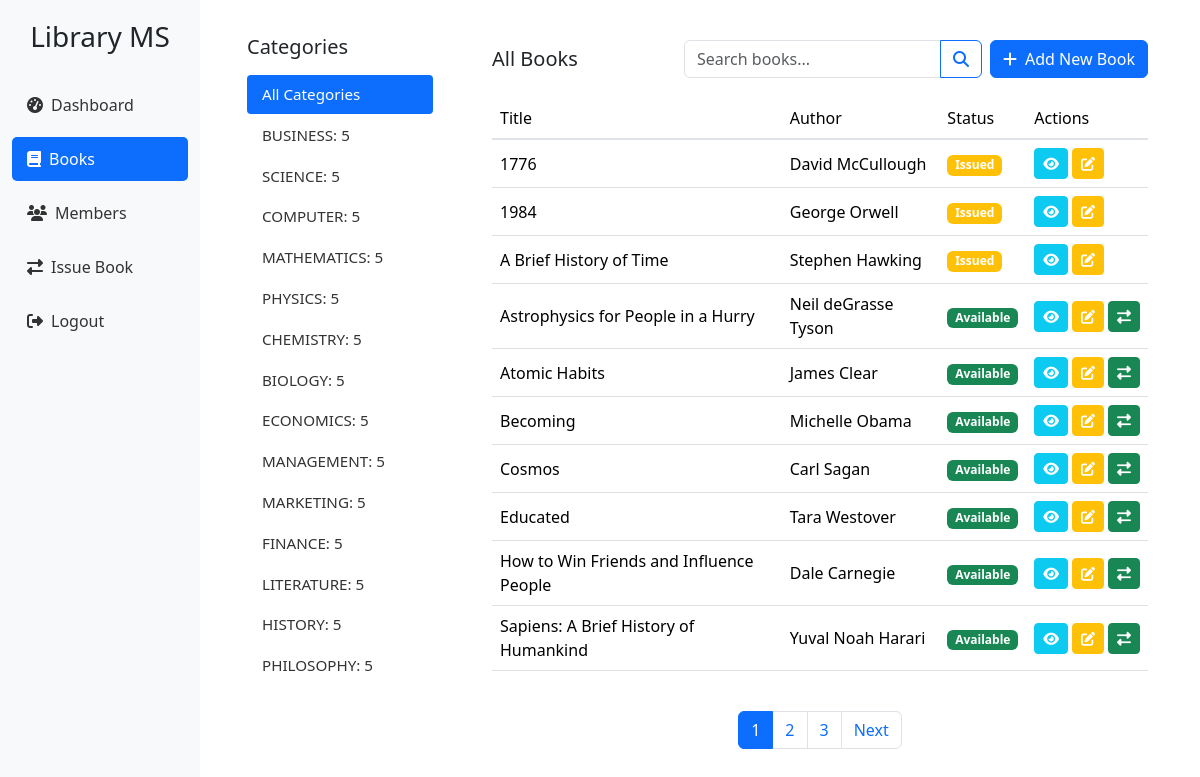
Screenshot of /library/books/ (signed in) with the database file from the repository.
### app/models.py (models this page shows, shortened)
class Book(models.Model):
    CATEGORY_CHOICES = [
        ('BUSINESS', 'BUSINESS: 5'),
        ('SCIENCE', 'SCIENCE: 5'),
        ('COMPUTER', 'COMPUTER: 5'),
        ('MATHEMATICS', 'MATHEMATICS: 5'),
        ('PHYSICS', 'PHYSICS: 5'),
        ('CHEMISTRY', 'CHEMISTRY: 5'),
        ('BIOLOGY', 'BIOLOGY: 5'),
        ('ECONOMICS', 'ECONOMICS: 5'),
        ('MANAGEMENT', 'MANAGEMENT: 5'),
        ('MARKETING', 'MARKETING: 5'),
        ('FINANCE', 'FINANCE: 5'),
        ('LITERATURE', 'LITERATURE: 5'),
        ('HISTORY', 'HISTORY: 5'),
        ('PHILOSOPHY', 'PHILOSOPHY: 5'),
    ]
    STATUS_CHOICES = [
        ('AVAILABLE', 'Available'),
        ('ISSUED', 'Issued'),
    ]
    title = models.CharField(max_length=200)
    isbn = models.CharField(max_length=13, unique=True)
    category = models.CharField(max_length=20, choices=CATEGORY_CHOICES)
    author = models.CharField(max_length=100)
    status = models.CharField(max_length=20, choices=STATUS_CHOICES, default='AVAILABLE')
    added_date = models.DateTimeField(auto_now_add=True)
    description = models.TextField(blank=True, null=True)
    publisher = models.CharField(max_length=200, blank=True, null=True)
    publication_year = models.IntegerField(blank=True, null=True)
    edition = models.CharField(max_length=50, blank=True, null=True)
    class Meta:
        ordering = ['title']
        verbose_name = 'Book'
        verbose_name_plural = 'Books'

### app/views.py (the view)
# urls.py: path('books/', views.BookListView.as_view(), name='book-list'),
class BookListView(LoginRequiredMixin, ListView):
    model = Book
    template_name = 'app/book_list.html'
    context_object_name = 'books'
    paginate_by = 10
    def get_queryset(self):
        queryset = Book.objects.all()
        category = self.request.GET.get('category')
        if category:
            queryset = queryset.filter(category=category)
        query = self.request.GET.get('q')
        if query:
            queryset = queryset.filter(
                Q(title__icontains=query) |
                Q(author__icontains=query) |
                Q(isbn__icontains=query)
            )
        return queryset.order_by('title')
    def get_context_data(self, **kwargs):
        context = super().get_context_data(**kwargs)
        current_category = self.request.GET.get('category', '')
        categories = []
        for code, name in Book.CATEGORY_CHOICES:
            categories.append((code, name, code == current_category))
        context['categories'] = categories
        context['current_category'] = current_category
        context['search_query'] = self.request.GET.get('q', '')
        if current_category:
            category_dict = dict(Book.CATEGORY_CHOICES)
            context['current_category_name'] = category_dict.get(current_category, 'Unknown').split(':')[0]
        return context

### app/templates/app/book_list.html (shortened to what this page needs)
{% extends 'app/base.html' %}
{% block content %}
<div class="container-fluid">
    <div class="row">
        <div class="col-md-3">
            <div class="categories-section">
                <h5 class="mb-3">Categories</h5>
                <div class="list-group">
                    <a href="{% url 'app:book-list' %}"
                       class="list-group-item list-group-item-action {% if not current_category %}active{% endif %}">
                        All Categories
                    </a>
                    {% for code, display_name, is_active in categories %}
                        <a href="{% url 'app:book-list' %}?category={{ code }}"
                           class="list-group-item list-group-item-action {% if is_active %}active{% endif %}">
                            {{ display_name }}
                        </a>
                    {% endfor %}
                </div>
            </div>
        </div>
        <div class="col-md-9">
            <div class="content-section">
                <div class="d-flex justify-content-between align-items-center mb-3">
                    <h5 class="mb-0">
                        {% if current_category_name %}
                            {{ current_category_name }} Books
                        {% else %}
                            All Books
                        {% endif %}
                    </h5>
                    <div class="d-flex gap-2">
                        <form class="d-flex" method="get">
                            <div class="input-group">
                                <input type="text" name="q" class="form-control"
                                       placeholder="Search books..."
                                       value="{{ search_query }}">
                                <button class="btn btn-outline-primary" type="submit">
                                    <i class="fas fa-search"></i>
                                </button>
                            </div>
                        </form>
                        <a href="{% url 'app:book-add' %}" class="btn btn-primary">
                            <i class="fas fa-plus me-2"></i>Add New Book
                        </a>
                    </div>
                </div>
                <div class="table-responsive">
                    <table class="table">
                        <thead>
                            <tr>
                                <th>Title</th>
                                <th>Author</th>
                                <th>Status</th>
                                <th>Actions</th>
                            </tr>
                        </thead>
                        <tbody>
                            {% for book in books %}
                            <tr>
                                <td>{{ book.title }}</td>
                                <td>{{ book.author }}</td>
                                <td>
                                    <span class="badge {% if book.status == 'AVAILABLE' %}bg-success{% else %}bg-warning{% endif %}">
                                        {{ book.get_status_display }}
                                    </span>
                                </td>
                                <td>
                                    <div class="btn-group">
                                        <a href="{% url 'app:book-detail' book.pk %}"
                                           class="btn btn-sm btn-info text-white"
                                           title="View Details">
                                            <i class="fas fa-eye"></i>
                                        </a>
                                        <a href="{% url 'app:book-edit' book.pk %}"
                                           class="btn btn-sm btn-warning text-white"
                                           title="Edit">
                                            <i class="fas fa-edit"></i>
                                        </a>
                                        {% if book.status == 'AVAILABLE' %}
                                        <a href="{% url 'app:issue-book' %}?book={{ book.pk }}"
                                           class="btn btn-sm btn-success"
                                           title="Issue Book">
                                            <i class="fas fa-exchange-alt"></i>
                                        </a>
                                        {% endif %}
                                    </div>
                                </td>
                            </tr>
                            {% empty %}
                            <tr>
                                <td colspan="4" class="text-center">No books found</td>
                            </tr>
                            {% endfor %}
                        </tbody>
                    </table>
                </div>
                {% if is_paginated %}
                <nav aria-label="Page navigation" class="mt-4">
                    <ul class="pagination justify-content-center">
                        {% for num in page_obj.paginator.page_range %}
                        {% if page_obj.number == num %}
                        <li class="page-item active">
                            <span class="page-link">{{ num }}</span>
                        </li>
                        {% elif num > page_obj.number|add:'-3' and num < page_obj.number|add:'3' %}
                        <li class="page-item">
                            <a class="page-link" href="?page={{ num }}{% if current_category %}&category={{ current_category }}{% endif %}{% if search_query %}&q={{ search_query }}{% endif %}">
                                {{ num }}
                            </a>
                        </li>
                        {% endif %}
                        {% endfor %}
                        {% if page_obj.has_next %}
                        <li class="page-item">
                            <a class="page-link" href="?page={{ page_obj.next_page_number }}{% if current_category %}&category={{ current_category }}{% endif %}{% if search_query %}&q={{ search_query }}{% endif %}">
                                Next
                            </a>
                        </li>
                        {% endif %}
                    </ul>
                </nav>
                {% endif %}
            </div>
        </div>
    </div>
</div>
{% endblock %}

### app/templates/app/base.html (style rules this page uses)
.table-responsive { margin-top: 20px; }

### app/templates/app/book_list.html (style rules this page uses)
.categories-section { background-color: #fff; padding: 15px; border-radius: 4px; }
.list-group-item { border: none; padding: 8px 15px; margin-bottom: 2px; border-radius: 4px !important; color: #333; font-size: 0.95rem; }
.list-group-item.active { background-color: #0d6efd; color: white; border: none; }
.content-section { background-color: #fff; padding: 20px; border-radius: 4px; }
.table th { border-top: none; border-bottom: 2px solid #dee2e6; font-weight: 500; }
.table td { vertical-align: middle; }
.btn-group { gap: 5px; }
.btn-group .btn { border-radius: 4px !important; }

### rows the page displays
Book: title "1776", author "David McCullough", status "Issued"
Book: title "1984", author "George Orwell", status "Issued"
Book: title "A Brief History of Time", author "Stephen Hawking", status "Issued"
Book: title "Astrophysics for People in a Hurry", author "Neil deGrasse Tyson", status "Available"
Book: title "Atomic Habits", author "James Clear", status "Available"
Book: title "Becoming", author "Michelle Obama", status "Available"
Book: title "Cosmos", author "Carl Sagan", status "Available"
Book: title "Educated", author "Tara Westover", status "Available"
Book: title "How to Win Friends and Influence People", author "Dale Carnegie", status "Available"
Book: title "Sapiens: A Brief History of Humankind", author "Yuval Noah Harari", status "Available"

### other values shown
{{ display_name }} "BUSINESS: 5" "SCIENCE: 5" "COMPUTER: 5" "MATHEMATICS: 5" "PHYSICS: 5" "CHEMISTRY: 5" "BIOLOGY: 5" "ECONOMICS: 5" "MANAGEMENT: 5" "MARKETING: 5" "FINANCE: 5" "LITERATURE: 5" "HISTORY: 5" "PHILOSOPHY: 5"
{{ num }} "1"
{{ num }} "2" "3"
